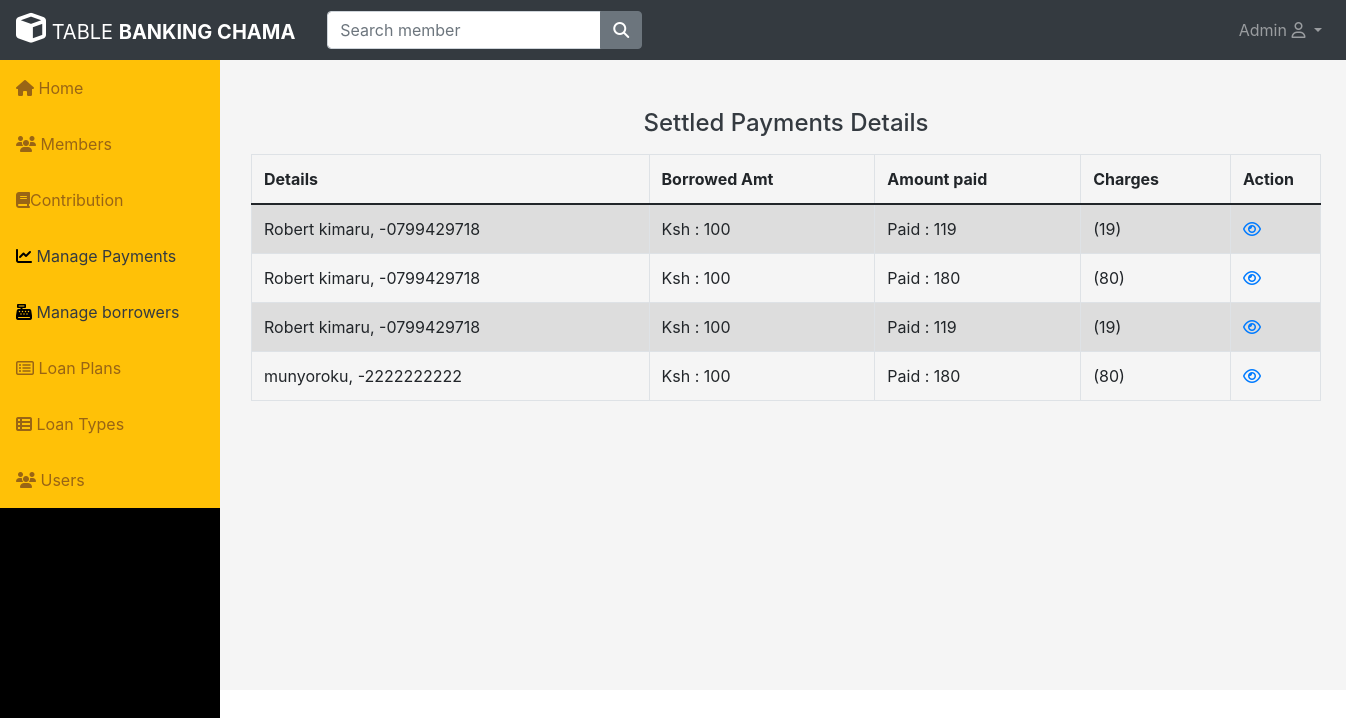
Page /Admin/settledpayments.php (signed in) on the committed database.
### tables this page shows
CREATE TABLE `payments` (
  `pay_id` int(11) NOT NULL,
  `member_id` int(11) NOT NULL,
  `amount` int(255) NOT NULL,
  `date_paid` date NOT NULL DEFAULT current_timestamp(),
  `loan_id` int(11) NOT NULL
);

CREATE TABLE `loan_list` (
  `id` int(11) NOT NULL,
  `type_id` int(11) NOT NULL,
  `borrower_id` int(11) NOT NULL,
  `purpose` varchar(255) NOT NULL,
  `amount` int(11) NOT NULL,
  `plan_id` int(11) NOT NULL,
  `status` tinyint(255) NOT NULL COMMENT '0=request,1=confirmed,2=released,3=completed,4=denied\r\n\r\n',
  `date_released` varchar(255) NOT NULL,
  `date_borrowed` date NOT NULL DEFAULT current_timestamp()
);

### Admin/settledpayments.php (the view, shortened to what this page needs)
<!DOCTYPE html>
<html lang="en">
<head>
    <link rel="stylesheet" href="https://stackpath.bootstrapcdn.com/bootstrap/4.5.2/css/bootstrap.min.css">
    <link rel="stylesheet" href="https://maxcdn.bootstrapcdn.com/font-awesome/4.7.0/css/font-awesome.min.css">
</head>
  <?php
include("include/header.php");
include("include/sidebar.php");
    ?>
<body>
<div class="wrapper">
        <div class="container-fluid">
            <div class="row">
                <div class="col-md-12">
                    <div class="mt-5 mb-3 clearfix">
                        <h4 class="text-center text-dark">Settled Payments Details</h4>
                    </div>
                    <form id="#data">
                    <?php
$sql = "SELECT sum(p.amount) as payment, p.pay_id,p.loan_id,l.borrower_id,l.amount as loan,concat(m.name,', -',m.contact)as name from payments p inner join loan_list l on l.id = p.loan_id inner join member m on m.id = l.borrower_id WHERE
p.amount <= l.amount && status=4 GROUP by l.id  ";
                    if($result = mysqli_query($link, $sql)){
                        if(mysqli_num_rows($result) > 0){
                            echo '<table class="table table-bordered table-striped">';
                                echo "<thead>";
                                    echo "<tr>";
                                        echo "<th>Details</th>";
                                        echo "<th>Borrowed Amt</th>";
                                        echo "<th>Amount paid</th>";
                                        echo "<th>Charges</th>";
                                         echo "<th>Action</th>";
                                    echo "</tr>";
                                echo "</thead>";
                                echo "<tbody>";
                                while($row = mysqli_fetch_array($result)){
                    $balance =   -($row['loan'] - $row['payment']);
                                    echo "<tr>";
                                        echo "<td>"  .$row['name']. "</td>";
                                        echo "<td>Ksh : " . $row['loan'] . "</td>";
                                        echo "<td>Paid : " . $row['payment'] . "</td>";
                                        echo "<td> (" . $balance . ")</td>";
                                        echo "<td>";
                                         echo '<a href="read_payment.php?id='. $row['loan_id'] .'" class="mr-3" title="View Record" data-toggle="tooltip"><span class="fa fa-eye"></span></a>';
                                          echo "</td>";
                            echo "</tr>";
                                }
                                echo "</tbody>";
                            echo "</table>";
                        } else{
                            echo '<div class="alert alert-info"><em>No  payment found.</em></div>';
                        }
                    } else{
                        echo "Oops! Something went wrong. Please try again later.";
                    }
                    ?>
                </div>
            </div>
        </div>
    </div>
<body>
</body>
<link rel="stylesheet" href="https://stackpath.bootstrapcdn.com/bootstrap/4.5.0/css/bootstrap.min.css">
<link rel="stylesheet" href="https://maxcdn.bootstrapcdn.com/font-awesome/4.7.0/css/font-awesome.min.css">
</html>

### Admin/settledpayments.php (style rules this page uses)
.wrapper { width: 1100px; margin: 0 auto; }
table tr td:last-child { width: 90px; }

### rows in the picture
payments: name "Robert kimaru, -0799429718", loan_list.amount "100", payment "119", balance "19"
payments: name "Robert kimaru, -0799429718", loan_list.amount "100", payment "180", balance "80"
payments: name "Robert kimaru, -0799429718", loan_list.amount "100", payment "119", balance "19"
payments: name "munyoroku, -2222222222", loan_list.amount "100", payment "180", balance "80"
